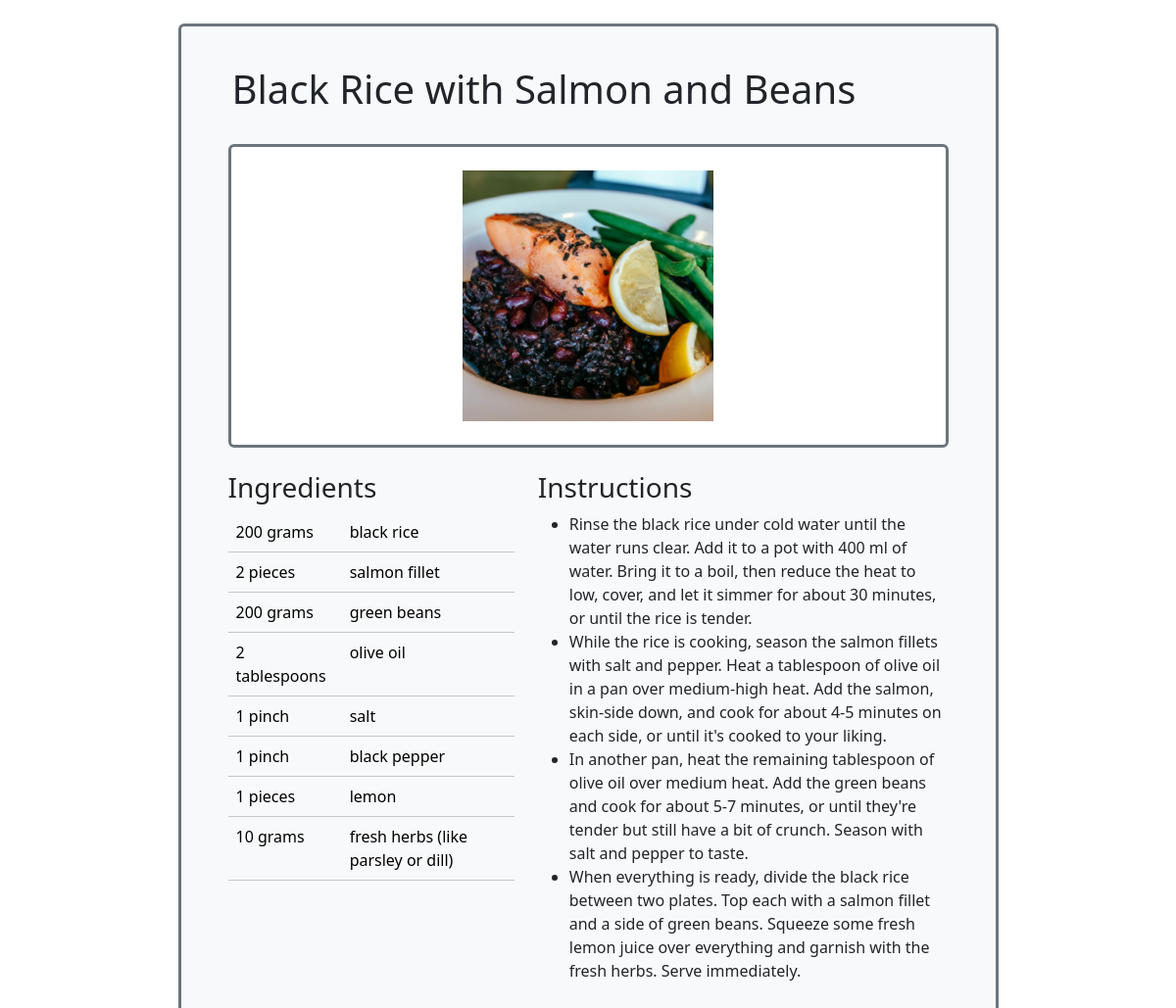
/recipe/1, run on the app's committed database.
### app/models.py (models this page shows, shortened)
class Recipe(db.Model):
    id = db.Column(db.Integer, primary_key=True)
    title = db.Column(db.String(64), index=True)
    image_id = db.Column(db.String(64))
    vegetarian = db.Column(db.Boolean())
    dish_type = db.Column(db.String(64))
    timestamp = db.Column(db.DateTime, index=True, default=datetime.utcnow)
    ingredients = db.relationship('Ingredients', backref='recipe', lazy='dynamic')
    instructions = db.relationship('Instructions', backref='recipe', lazy='dynamic')

class Ingredients(db.Model):
    id = db.Column(db.Integer, primary_key=True)
    name = db.Column(db.String(140))
    unit = db.Column(db.String(140))
    amount = db.Column(db.Float())
    recipe_id = db.Column(db.Integer, db.ForeignKey('recipe.id'))

class Instructions(db.Model):
    id = db.Column(db.Integer, primary_key=True)
    instruction = db.Column(db.String(140))
    recipe_id = db.Column(db.Integer, db.ForeignKey('recipe.id'))

### app/routes.py (the view)
@app.route('/recipe/<id>')
def recipe(id):
    recipe = Recipe.query.filter_by(id=id).first_or_404()
    ingredients = []
    for ingredient in recipe.ingredients:
        if ingredient.amount.is_integer():
            amount = int(ingredient.amount)
        else:
            amount = ingredient.amount
        ingredients.append({'name':ingredient.name, 'unit':ingredient.unit, 'amount': amount})
    instructions = []
    for instruction in recipe.instructions:
         instructions.append(instruction.instruction)
    recipe_data = {
         'title':recipe.title,
         'ingredients':ingredients,
         'instructions':instructions
    }
    return render_template('recipe.html', title='Recipe Bot', recipe=recipe_data, image = recipe.image_id)

### app/templates/recipe.html
{% extends "base.html" %}
{% block app_content %}
<div class="content rounded bg-light text-dark p-4 border border-3 border-secondary w-75 ">
    <div class="row m-3">
        <h1>{{ recipe.title }}</h1>
    </div>
    <div class="d-flex align-items-center justify-content-center m-4">
        <div class="row rounded bg-white text-dark border border-3 border-secondary w-100">
            <div class = "col ">
                <img src="{{url_for('static',filename='img/' + image)}}" class="rounded mx-auto d-block p-4" alt="centered image"></img>
            </div>
        </div>
    </div>
    <div class="m-4">
    <div class="row">
        <div class="col-5">
            <h3>Ingredients</h3>
            <table class="table">
                <tbody>
                    {% for ingredient in recipe.ingredients %}
                    <tr class="table-light">
                      <td>{{ ingredient.amount }} {{ ingredient.unit }}</td>
                      <td>{{ ingredient.name }}</td>
                    </tr>
                    {% endfor %}
                </tbody>
            </table>
        </div>
        <div class="col-7">
            <h3>Instructions</h3>
            <ul>
                {% for instruction in recipe.instructions %}
                <li>{{ instruction }}</li>
                {% endfor %}
            </ul>
        </div>
    </div>
    </div>
</div>
{% endblock %}

### data on the page
Recipe: title "Black Rice with Salmon and Beans", image (picture)
Ingredients: amount "200", unit "grams", name "black rice"
Ingredients: amount "2", unit "pieces", name "salmon fillet"
Ingredients: amount "200", unit "grams", name "green beans"
Ingredients: amount "2", unit "tablespoons", name "olive oil"
Ingredients: amount "1", unit "pinch", name "salt"
Ingredients: amount "1", unit "pinch", name "black pepper"
Ingredients: amount "1", unit "pieces", name "lemon"
Ingredients: amount "10", unit "grams", name "fresh herbs (like parsley or dill)"
Instructions: instruction "Rinse the black rice under cold water until the water runs clear. Add it to a pot with 400 ml of water. Bring it to a boil, then reduce the heat to low, cover, and let it simmer for about 30 minutes, or until the rice is tender."
Instructions: instruction "While the rice is cooking, season the salmon fillets with salt and pepper. Heat a tablespoon of olive oil in a pan over medium-high heat. Add the salmon, skin-side down, and cook for about 4-5 minutes on each side, or until it's cooked to your liking."
Instructions: instruction "In another pan, heat the remaining tablespoon of olive oil over medium heat. Add the green beans and cook for about 5-7 minutes, or until they're tender but still have a bit of crunch. Season with salt and pepper to taste."
Instructions: instruction "When everything is ready, divide the black rice between two plates. Top each with a salmon fillet and a side of green beans. Squeeze some fresh lemon juice over everything and garnish with the fresh herbs. Serve immediately."
